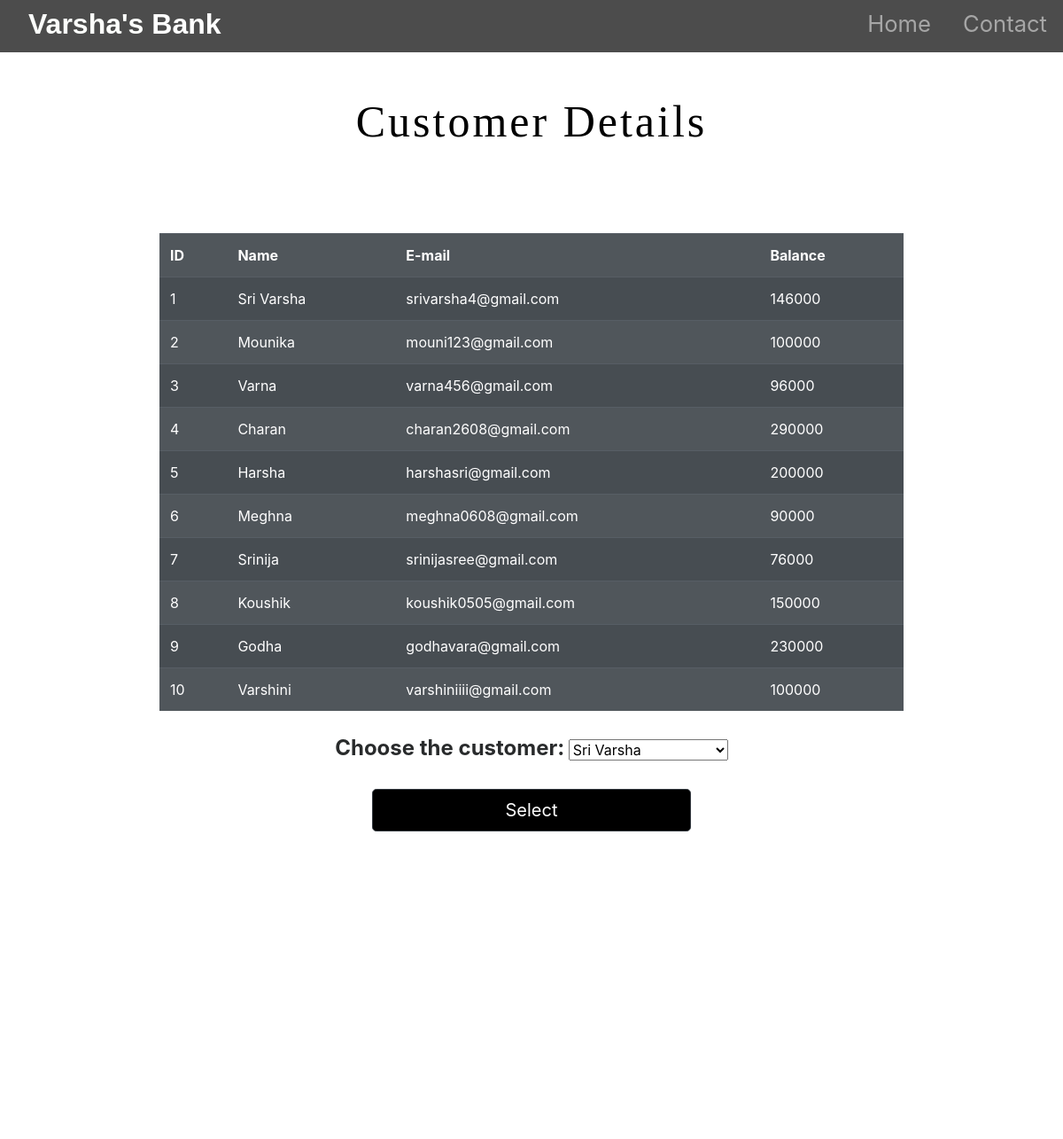
/customer.php, run on the app's committed database.
### tables this page shows
CREATE TABLE `customer` (
  `id` int(11) NOT NULL,
  `Name` varchar(255) NOT NULL,
  `email` varchar(255) NOT NULL,
  `balance` bigint(20) NOT NULL
);

### customer.php (the view, shortened to what this page needs)
<!DOCTYPE html>
<html lang="en">
<head>
  <link rel="stylesheet" href="https://stackpath.bootstrapcdn.com/bootstrap/4.5.2/css/bootstrap.min.css"
>
  <link rel="stylesheet" type="text/css" href="styles.css">
</head>
<body>
  <div id="title">
    <nav id="navbar" class="navbar navbar-expand-lg navbar-dark ">
      <a id="navbar-brand" href="index.php">Varsha's<span>  Bank</span></a>
      <div class="collapse navbar-collapse" id="navbarTogglerDemo01">
        <ul class="navbar-nav ml-auto">
          <li class="nav-item">
            <a class="nav-link" href="index.php">Home</a>
          </li>
          <li class="nav-item">
            <a class="nav-link" href="#footer">Contact</a>
          </li>
        </ul>
      </div>
    </nav>
  </div>
  <?php
 echo '<h1 class="intro"><center>Customer Details</center></h1>';
 echo '<table class=" listtable table-dark table  table-striped table-hover mt-5"  style="opacity: 0.9; width: 70%; margin: auto;">
 <tr>
     <th>ID</th>
     <th>Name</th>
     <th>E-mail</th>
     <th>Balance</th>
 </tr>';
    $server = "localhost";
    $username = "root";
    $password = "";
    $database = "bank";
    $con = mysqli_connect($server, $username, $password, $database);
     $sql = "SELECT id,Name,email,balance FROM customer;";
     $sql1 = "SELECT Name FROM customer;";
        $result=mysqli_query($con,$sql);
        while($row=mysqli_fetch_array($result)){
            echo '<tr>
            <td>'.$row["id"].'</td>
            <td>'.$row["Name"].'</td>
            <td>'.$row["email"].'</td>
            <td>'.$row["balance"].'</td>
        </tr>';
          }
 echo'</table>';
?><br>
  <form action="select.php" method="POST" style="text-align:center">
    <label class="choose">Choose the customer: </label>
    <select id="cus" name="cus" style="width:15%">
      <?php $result1=mysqli_query($con,$sql1); ?>
      <?php while($row1=mysqli_fetch_array($result1)):; ?>
      <option value="<?php echo $row1[0]; ?>">
        <?php echo $row1[0]; ?>
      </option>
      <?php endwhile ;
    ?>
    </select><br>
    <div><button class="btn btn-dark btn-lg" style="margin-top:20px;">Select</button></div>
  </form>
  <br><br>
</body>
<footer id="footer">
  <i class="social-icon fas fa-phone-square-alt"></i>
  <i class="social-icon fab fa-twitter-square"></i>
  <i class="social-icon fas fa-envelope-square"></i>
  <p>© Copyright 2021 Varsha's Bank</p>
</footer>
</html>

### styles.css (style rules this page uses)
#title { background: rgba(0,0,0,0.7); }
#navbar { padding: 0 0 5px; }
#navbar-brand { text-decoration: none; color:#fdfffc; font-family: sans-serif; font-size: 2rem; font-weight: bold; padding-left: 2rem; }
span { color:white; }
.nav-item { padding: 0 10px; }
.nav-link { font-size: 1.6rem; }
.btn { background-color: black; }
.intro { text-align: center; font-size: 50px; letter-spacing: 3px; font-family: 'sans-serif'; position: relative; padding:4% 8%; color:black; }
button { height: 30%; width: 30%; }
.choose { font-size:1.5rem; color:#292b2c; font-style:Ubuntu; font-weight:bold }
#footer { margin-top: 200px; padding: 5% auto; text-align: center; color: white; font-size: 25px; }
.social-icon { margin: 10px 5px; color: white; }

### customer.php (style rules this page uses)
body { background-image: url("img/4.jpg"); background-size: cover; height: 100%; width: 100%; background-repeat: no-repeat; background-attachment: fixed; }

### data on the page
customer: id "1", Name "Sri Varsha", email "srivarsha4@gmail.com", balance "146000"
customer: id "2", Name "Mounika", email "mouni123@gmail.com", balance "100000"
customer: id "3", Name "Varna", email "varna456@gmail.com", balance "96000"
customer: id "4", Name "Charan", email "charan2608@gmail.com", balance "290000"
customer: id "5", Name "Harsha", email "harshasri@gmail.com", balance "200000"
customer: id "6", Name "Meghna", email "meghna0608@gmail.com", balance "90000"
customer: id "7", Name "Srinija", email "srinijasree@gmail.com", balance "76000"
customer: id "8", Name "Koushik", email "koushik0505@gmail.com", balance "150000"
customer: id "9", Name "Godha", email "godhavara@gmail.com", balance "230000"
customer: id "10", Name "Varshini", email "varshiniiii@gmail.com", balance "100000"

### other printed values
form field cus "Sri Varsha"
